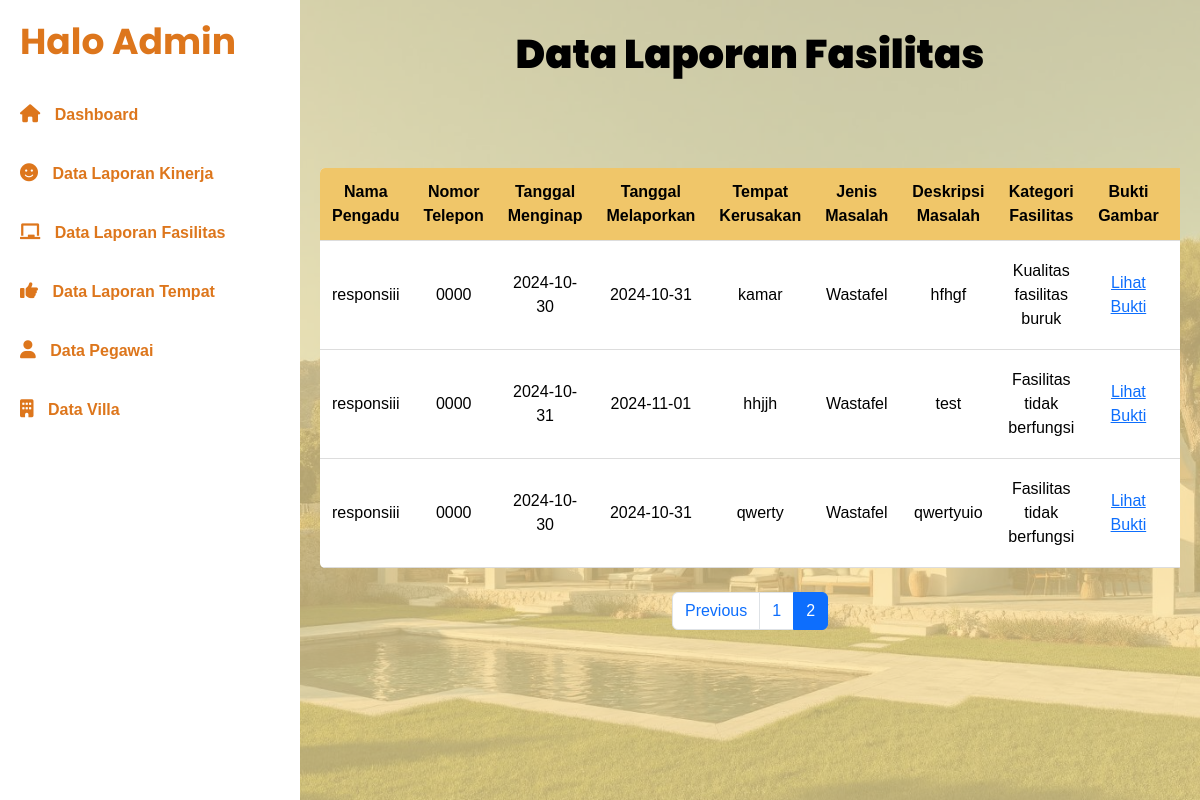
The page /DashbordFasilitas.php?page=2 on the database its author committed.
### tables this page shows
CREATE TABLE `fasilitas` (
  `nama_pengadu` varchar(255) NOT NULL,
  `no_telepon_pengadu` varchar(15) NOT NULL,
  `tanggal_menginap` date NOT NULL,
  `tanggal_melaporkan` date NOT NULL,
  `tempat_kerusakan` text NOT NULL,
  `jenis_masalah` enum('Wifi','Air Conditioner','Water Heater','Wastafel','Bed','Lainnya') NOT NULL,
  `deskripsi_masalah_fasilitas` text NOT NULL,
  `pilih_kategori_fasilitas` enum('Fasilitas yang dijanjikan tidak tersedia','Fasilitas tidak berfungsi','Kualitas fasilitas buruk','Lainnya') NOT NULL,
  `bukti_gambar` varchar(255) DEFAULT NULL,
  `id_pengaduan` int(11) NOT NULL,
  `status` enum('Diterima','Ditolak','Diproses') DEFAULT 'Diproses'
);

### DashbordFasilitas.php (the view, shortened to what this page needs)
<?php
$servername = "localhost";
$username = "root";
$password = "";
$dbname = "filya_suite";
$conn = new mysqli($servername, $username, $password, $dbname);
$limit = 10;
$page = isset($_GET['page']) ? (int) $_GET['page'] : 1;
$page = max($page, 1);
$offset = ($page - 1) * $limit;
$total_query = "SELECT COUNT(*) AS total FROM fasilitas";
$total_result = $conn->query($total_query);
$total_row = $total_result->fetch_assoc();
$total_data = $total_row['total'];
$total_pages = ceil($total_data / $limit);
$sql = "SELECT * FROM fasilitas LIMIT $limit OFFSET $offset";
$result = $conn->query($sql);
?>
<!DOCTYPE html>
<html lang="en">
<head>
    <link rel="stylesheet" href="https://cdnjs.cloudflare.com/ajax/libs/font-awesome/6.0.0-beta3/css/all.min.css">
    <link href="https://cdn.jsdelivr.net/npm/bootstrap@5.3.0-alpha1/dist/css/bootstrap.min.css" rel="stylesheet">
</head>
<body>
    <div class="sidebar">
        <h2>Halo Admin</h2>
        <a href="Dashboardadmin.php"><i class="fas fa-home"></i> Dashboard</a>
        <a href="DashbordKinerja.php"><i class="fas fa-smile"></i> Data Laporan Kinerja</a>
        <a href="DashbordFasilitas.php"><i class="fas fa-chalkboard"></i> Data Laporan Fasilitas</a>
        <a href="DashboardTempt.php"><i class="fas fa-thumbs-up"></i> Data Laporan Tempat</a>
        <a href="Dashboarddatapegawai.php"><i class="fas fa-user"></i> Data Pegawai</a>
        <a href="datavilla.php"><i class="fas fa-building"></i> Data Villa</a>
    </div>
    <div class="main-content">
        <h1><strong>Data Laporan Fasilitas</strong></h1>
        <div class="table-responsive">
            <table>
                <thead>
                    <tr>
                        <th>Nama Pengadu</th>
                        <th>Nomor Telepon</th>
                        <th>Tanggal Menginap</th>
                        <th>Tanggal Melaporkan</th>
                        <th>Tempat Kerusakan</th>
                        <th>Jenis Masalah</th>
                        <th>Deskripsi Masalah</th>
                        <th>Kategori Fasilitas</th>
                        <th>Bukti Gambar</th>
                        <th>Status</th>
                    </tr>
                </thead>
                <tbody>
                    <?php if (isset($result) && $result->num_rows > 0): ?>
                        <?php while ($fasilitas = $result->fetch_assoc()): ?>
                            <tr>
                                <td><?php echo isset($fasilitas['nama_pengadu']) ? $fasilitas['nama_pengadu'] : ''; ?></td>
                                <td><?php echo isset($fasilitas['no_telepon_pengadu']) ? $fasilitas['no_telepon_pengadu'] : ''; ?>
                                </td>
                                <td><?php echo isset($fasilitas['tanggal_menginap']) ? $fasilitas['tanggal_menginap'] : ''; ?>
                                </td>
                                <td><?php echo isset($fasilitas['tanggal_melaporkan']) ? $fasilitas['tanggal_melaporkan'] : ''; ?>
                                </td>
                                <td><?php echo isset($fasilitas['tempat_kerusakan']) ? $fasilitas['tempat_kerusakan'] : ''; ?>
                                </td>
                                <td><?php echo isset($fasilitas['jenis_masalah']) ? $fasilitas['jenis_masalah'] : ''; ?></td>
                                <td><?php echo isset($fasilitas['deskripsi_masalah_fasilitas']) ? $fasilitas['deskripsi_masalah_fasilitas'] : ''; ?>
                                </td>
                                <td><?php echo isset($fasilitas['pilih_kategori_fasilitas']) ? htmlspecialchars($fasilitas['pilih_kategori_fasilitas']) : ''; ?>
                                </td>
                                <td>
                                    <?php if (!empty($fasilitas['bukti_gambar'])): ?>
                                        <a href="<?php echo htmlspecialchars($fasilitas['bukti_gambar']); ?>" target="_blank">Lihat
                                            Bukti</a>
                                    <?php else: ?>
                                        Tidak ada bukti
                                    <?php endif; ?>
                                </td>
                                <td>
                                </td>
                            </tr>
                        <?php endwhile; ?>
                    <?php else: ?>
                        <tr>
                            <td colspan="10">Tidak ada data ditemukan</td>
                        </tr>
                    <?php endif; ?>
                </tbody>
            </table>
        </div>
        <nav aria-label="Page navigation">
            <ul class="pagination justify-content-center mt-4">
                <?php if ($page > 1): ?>
                    <li class="page-item">
                        <a class="page-link" href="?page=<?php echo $page - 1; ?>">Previous</a>
                    </li>
                <?php endif; ?>
                <?php for ($i = 1; $i <= $total_pages; $i++): ?>
                    <li class="page-item <?php echo ($i == $page) ? 'active' : ''; ?>">
                        <a class="page-link" href="?page=<?php echo $i; ?>"><?php echo $i; ?></a>
                    </li>
                <?php endfor; ?>
            </ul>
        </nav>
    </div>
</body>
</html>

### DashbordFasilitas.php (style rules this page uses)
* { box-sizing: border-box; margin: 0; padding: 0; }
body { font-family: Arial, sans-serif; background-color: #fafafa; display: flex; height: 100vh; }
.sidebar { width: 300px; background-color: #fff; height: 100vh; padding: 20px; color: #DD761C; position: fixed; overflow-y: auto; }
.sidebar h2 { font-family: 'Poppins', sans-serif; font-weight: bold; font-size: 36px; color: #DD761C; margin-bottom: 30px; }
.sidebar a { text-decoration: none; font-weight: bold; display: block; padding: 10px 0; color: #DD761C; transition: background 0.3s; margin-bottom: 15px; }
.sidebar i { margin-right: 10px; font-size: 18px; }
.main-content { margin-left: 300px; padding: 30px 20px; background-color: #FDE49E; background-image: url('blubrown.jpg'); background-size: cover; background-position: center; background-repeat: no-repeat; position: relative; overflow: hidden; height: 100%; width: 100%; }
.main-content::before { content: ''; position: absolute; top: 0; left: 0; right: 0; bottom: 0; background-color: rgba(253, 228, 158, 0.7); }
.main-content h1 { position: relative; z-index: 2; font-family: 'Poppins', sans-serif; margin: 0; font-size: 2.5rem; font-weight: bold; color: black; margin-bottom: 30px; text-align: center; }
.table-responsive { overflow-x: auto; overflow-y: auto; margin-top: 90px; z-index: 2; position: relative; max-height: 500px; }
table { width: 100%; border-collapse: collapse; background-color: #fff; border-radius: 5px; overflow: hidden; box-shadow: 0 2px 5px rgba(0, 0, 0, 0.1); position: relative; z-index: 2; border-collapse: collapse; table-layout: auto; }
th, td { padding: 12px; text-align: center; border-bottom: 1px solid #ddd; color: black; }
th { background-color: #f0c669; font-weight: bold; color: black; }

### rows shown on the page
fasilitas: nama_pengadu "responsiii", no_telepon_pengadu "0000", tanggal_menginap "2024-10-30", tanggal_melaporkan "2024-10-31", tempat_kerusakan "kamar", jenis_masalah "Wastafel", deskripsi_masalah_fasilitas "hfhgf", pilih_kategori_fasilitas "Kualitas fasilitas buruk"
fasilitas: nama_pengadu "responsiii", no_telepon_pengadu "0000", tanggal_menginap "2024-10-31", tanggal_melaporkan "2024-11-01", tempat_kerusakan "hhjjh", jenis_masalah "Wastafel", deskripsi_masalah_fasilitas "test", pilih_kategori_fasilitas "Fasilitas tidak berfungsi"
fasilitas: nama_pengadu "responsiii", no_telepon_pengadu "0000", tanggal_menginap "2024-10-30", tanggal_melaporkan "2024-10-31", tempat_kerusakan "qwerty", jenis_masalah "Wastafel", deskripsi_masalah_fasilitas "qwertyuio", pilih_kategori_fasilitas "Fasilitas tidak berfungsi"
